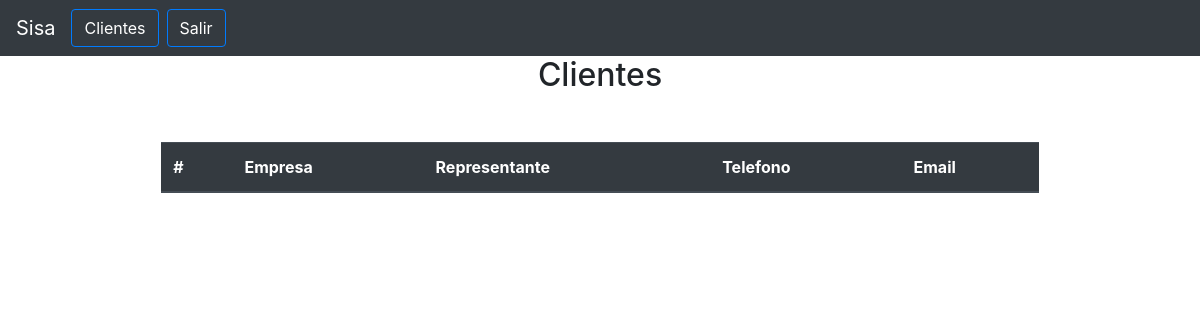
The app's page /clientes/ (signed in), older data.
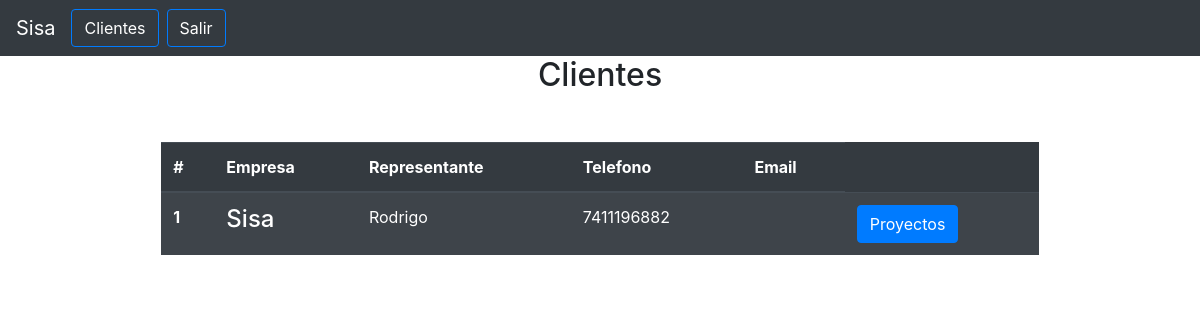
The same page, newer data.
### Customer/models.py (models this page shows, shortened)
class Customer(models.Model):
    name_bussines = models.CharField(("Empresa"), blank=False, max_length=15)
    representative = models.CharField(("Representante"), max_length=50)
    phone = models.CharField(("Telefono"), max_length=15)
    email = models.EmailField(max_length=200)
    created_at = models.DateField(auto_now=True, auto_now_add=False)

### Customer/views.py (the view)
# urls.py: path('', AllCustomersView.as_view(), name="customers")
class AllCustomersView(LoginRequiredMixin, ListView):
    login_url = '/login'
    model = Customer
    template_name ="customer_list.html"
    def get_context_data(self, **kwargs):
        context = super().get_context_data(**kwargs)
        return context

### Customer/templates/customer_list.html
{% extends "base.html" %}
{% block content %}
<div class="">
    <p class="h2 text-center mb-5">Clientes</p>
    <table class="table table-dark table-striped table-hover  mx-auto w-75">
        <thead>
            <tr>
                <th scope="col">#</th>
                <th scope="col">Empresa</th>
                <th scope="col">Representante</th>
                <th scope="col">Telefono</th>
                <th scope="col">Email</th>
            </tr>
        </thead>
        <tbody>
            {% for customer in customer_list %}
            <tr>
                <th scope="row">{{customer.pk}}</th>
                <td><h4>{{customer.name_bussines}}</h4></td>
                <td>{{customer.representative}}</td>
                <td>{{customer.phone}}</td>
                <td>{{customer.email}}</td>
                <td><a href="{% url 'index' %}" class="btn btn-primary">Proyectos</a></td>
            </tr>
            {% endfor%}
        </tbody>
    </table>
</div>
{% endblock  %}

Row changes from the older to the newer data that the page shows:
added Customer: pk "1", name_bussines "Sisa", representative "Rodrigo", phone "7411196882"
